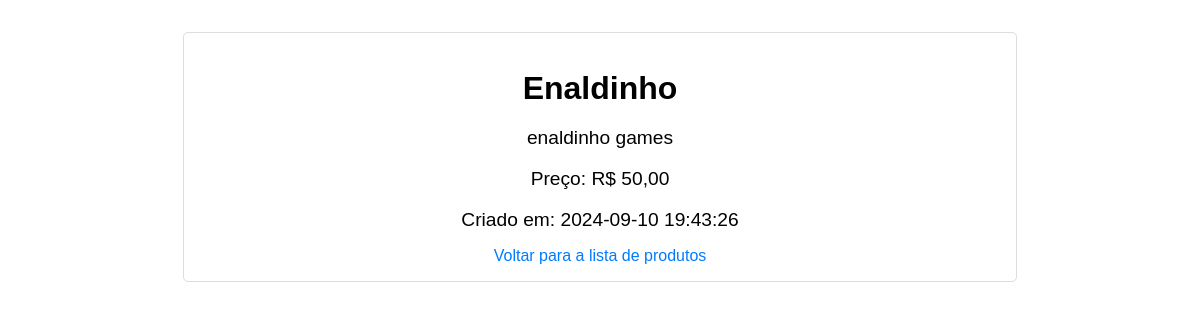
Page /produto.php?id=1 on the committed database.
### tables this page shows
CREATE TABLE `produtos` (
  `id` int(11) NOT NULL,
  `nome` varchar(255) NOT NULL,
  `descricao` text DEFAULT NULL,
  `preco` decimal(10,2) NOT NULL,
  `data_criacao` timestamp NOT NULL DEFAULT current_timestamp()
);

### produto.php (the view, shortened to what this page needs)
<?php
$servername = "localhost";
$username = "root";
$password = "";
$dbname = "loja";
$conn = new mysqli($servername, $username, $password, $dbname);
$id = isset($_GET['id']) ? intval($_GET['id']) : 0;
$sql = "SELECT * FROM produtos WHERE id = $id";
$result = $conn->query($sql);
$produto = $result->fetch_assoc();
?>
<!DOCTYPE html>
<html lang="pt-br">
<head>
    <link rel="stylesheet" href="estilo.css">
</head>
<body>
    <div class="produto-detalhes">
        <h1><?php echo htmlspecialchars($produto['nome']); ?></h1>
        <p><?php echo nl2br(htmlspecialchars($produto['descricao'])); ?></p>
        <p>Preço: R$ <?php echo number_format($produto['preco'], 2, ',', '.'); ?></p>
        <p>Criado em: <?php echo htmlspecialchars($produto['data_criacao']); ?></p>
        <a href="exibir_produtos.php">Voltar para a lista de produtos</a>
    </div>
</body>
</html>

### estilo.css (style rules this page uses)
body { font-family: Arial, sans-serif; }
h1 { text-align: center; }
.produto-detalhes { max-width: 800px; margin: 2rem auto; padding: 1rem; border: 1px solid #ddd; border-radius: 5px; background-color: #fff; text-align: center; }
.produto-detalhes h1 { font-size: 2rem; margin-bottom: 1rem; }
.produto-detalhes p { font-size: 1.2rem; margin-bottom: 1rem; }
.produto-detalhes a { color: #007bff; text-decoration: none; }

### rows in the picture
produtos: nome "Enaldinho", descricao "enaldinho games", preco "50,00", data_criacao "2024-09-10 19:43:26"
